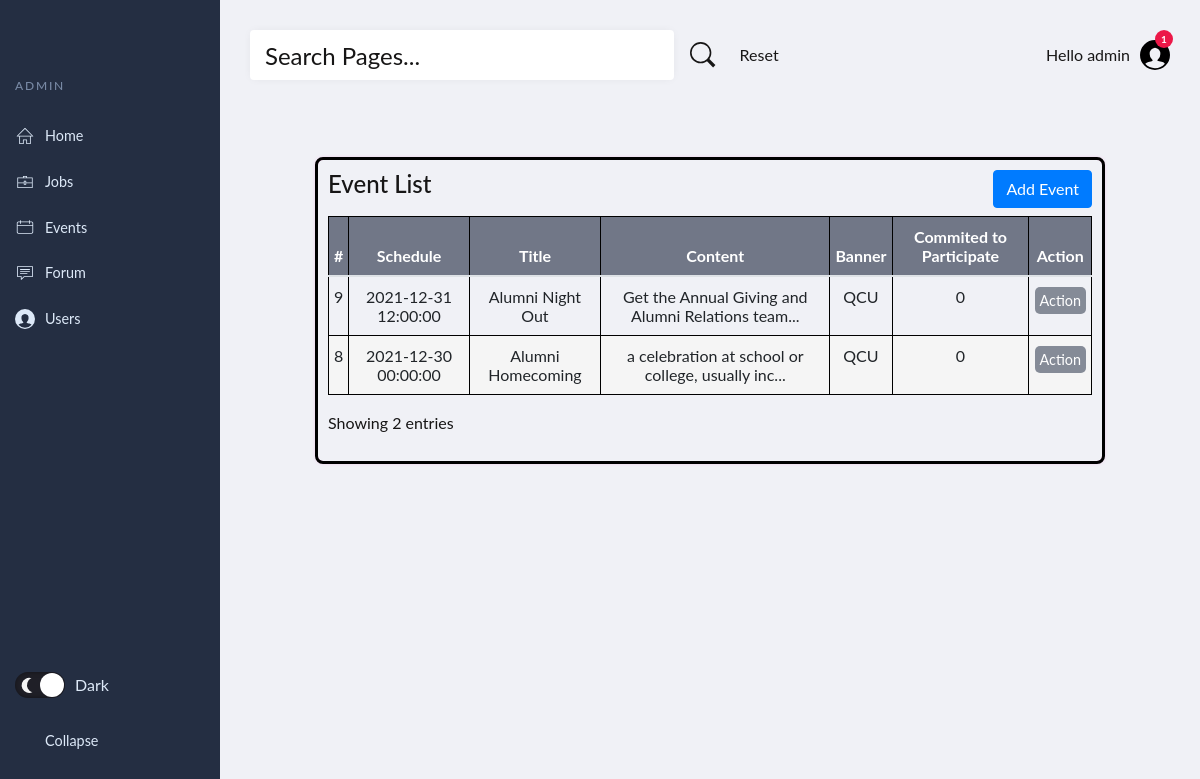
The app's page /admin/event.php with its own data.
### tables this page shows
CREATE TABLE `tbl_events` (
  `id` int(30) NOT NULL,
  `title` varchar(250) NOT NULL,
  `content` text NOT NULL,
  `schedule` datetime NOT NULL,
  `banner` text NOT NULL,
  `date_created` datetime NOT NULL DEFAULT current_timestamp()
);

### admin/event.php (the view, shortened to what this page needs)
<?php
include 'connection.php';
if(isset($_POST['searchquery'])){
  $sql= "SELECT * FROM tbl_events WHERE title LIKE '%".$_POST['searchquery']."%' ";
}else{
  $sql = 'SELECT * FROM tbl_events ORDER BY schedule DESC';
}
$result = mysqli_query($conn, $sql);
$events = mysqli_fetch_all($result, MYSQLI_ASSOC);
?>
<head>
  <?php include 'helpers/libraries.php';?>
  <link rel="stylesheet" href="Login.css">
  <link rel="stylesheet" href="event.css">
</head>
<header class="page-header">
  <nav>
    <ul class="admin-menu">
      <li class="menu-heading">
        <h3>Admin</h3>
      </li>
      <li>
        <a href="adminpage.php">
        <svg>
            <use xlink:href="#home"></use>
          </svg>
          <span>Home</span>
        </a>
      </li>
      <li>
        <a href="job.php">
        <svg>
            <use xlink:href="#jobs"></use>
          </svg>
          <span>Jobs</span>
        </a>
      </li>
      <li>
        <a href="event.php">
        <svg>
            <use xlink:href="#events"></use>
          </svg>
          <span>Events</span>
        </a>
      </li>
      <li>
        <a href="forum.php">
        <svg>
            <use xlink:href="#forum"></use>
          </svg>
          <span>Forum</span>
        </a>
      </li>
      <li>
      <a href="Users.php">
      <svg>
        <use xlink:href="#users"></use>
          </svg>
          <span>Users</span>
        </a>
      </li>
      <li>
        <div class="switch">
          <label for="mode">
            <span></span>
            <span>Dark</span>
          </label>
        </div>
        <button class="collapse-btn" aria-expanded="true" aria-label="collapse menu">
          <svg aria-hidden="true">
            <use xlink:href="#collapse"></use>
          </svg>
          <span>Collapse</span>
        </button>
      </li>
    </ul>
  </nav>
</header>
<section class="page-content">
      <section class="search-and-user">
    <div class="search">
      <form class="searchform" method="POST">
      <input type="search" placeholder="Search Pages..." name="searchquery">
      <button type="submit" aria-label="submit form">
        <svg aria-hidden="true">
          <use xlink:href="#search"></use>
        </svg>
      </button>
      <a href="event.php?reset=1">Reset</a>
    </form>
    <div class="admin-profile">
      <span class="greeting">Hello admin</span>
      <div class="notifications">
        <span class="badge">1</span>
        <svg>
          <use xlink:href="#users"></use>
        </svg>
      </div>
    </div>
    </div>
  </section>
<div class="container-alumni">
  <div class="d-flex">
    <h4>Event List</h4>
    <button type="button" class="btn btn-primary ml-auto mb-2" data-toggle="modal" data-target="#exampleModalLong">
      Add Event
    </button>
  </div>
  <table class="table">
    <thead>
      <th>#</th>
    <th>Schedule</th>
      <th>Title</th>
      <th>Content</th>
      <th>Banner</th>
      <th>Commited to Participate</th>
      <th>Action</th>
    </thead>
    <tbody>
    <?php
foreach ($events as $event)
{
    $sql2 = 'SELECT * FROM tbl_event_commits WHERE event_id='.$event['id'];
    $result2 = mysqli_query($conn, $sql2);
    $participating_count = mysqli_num_rows($result2);
    echo "
        <tr>
        <td>
       " . $event['id'] . "
        </td>
        <td>
       " . $event['schedule'] . "
        </td>
        <td>
       " . mb_strimwidth($event['title'], 0, 50, "...") . "
        </td>
        <td>
       " . mb_strimwidth($event['content'], 0, 50, "...") . "
        </td>
        <td>
       " . mb_strimwidth($event['banner'], 0, 50, "...") . "
        </td>
        <td>
       " . $participating_count . "
        </td>
        <td>
  <div class='dropdown'>
  <button class='dropbtn'>Action</button>
<button type='button' class='btn btn-link' data-toggle='modal' data-target='#edit".$event['id']."Modal'>
</button>
  <a href='delete_event.php?id=".$event['id']."'>Delete</a>
<div class='modal fade' id='edit".$event['id']."Modal' tabindex='-1' role='dialog' aria-labelledby='#edit".$event['id']."ModalLabel' aria-hidden='true'>
        <h5 class='modal-title' id='edit".$event['id']."ModalLabel'>Edit Event</h5>
        <input type='hidden' name='id' value='".$event['id']."'>
                  <input type='text' class='form-control' id='title' placeholder='Enter Title' name='title' value='".$event['title']."' required>
                    <textarea class='form-control' id='content' rows='3' placeholder='Enter Content' name='content' required>".$event['content']."</textarea>
                  <input type='text' class='form-control' id='banner' placeholder='Enter Banner' name='banner' value='".$event['banner']."' required>
                    <input type='datetime-local' id='schedule' name='schedule' value='".date("Y-m-d\TH:i:s", strtotime($event['schedule']))."' required>
</div>
        </td>
        </tr>";
}
?>
    </tbody>
  </table>
  <p> Showing  <?php echo mysqli_num_rows($result); ?> entries </p>
</div>
  </body>

### admin/Login.css (style rules this page uses)
* { padding: 0; margin: 0; box-sizing: border-box; }
ul { list-style: none; }
a, button { color: inherit; }
a { text-decoration: none; }
button { background: none; cursor: pointer; }
input { -webkit-appearance: none; }
label { cursor: pointer; }
button, input { border: none; }
svg { display: block; }
.page-header { position: fixed; top: 0; left: 0; right: 0; bottom: 0; overflow: auto; padding-top: 20px; width: var(--page-header-width); color: var(--page-header-txtColor); background: var(--page-header-bgColor); }
.page-header nav { display: flex; flex-direction: column; min-height: 100%; }
.page-header .admin-menu { display: flex; flex-direction: column; flex-grow: 1; margin-top: 35px; }
.page-header .admin-menu li:nth-last-child(2) { margin-bottom: 35px; }
.page-header .admin-menu li:last-child { margin-top: auto; margin-bottom: 20px; }
.page-header .admin-menu li > * { width: 100%; padding: 12px 15px; }
.page-header .admin-menu .menu-heading h3 { text-transform: uppercase; letter-spacing: 0.15em; font-size: 12px; margin-top: 12px; color: var(--page-header-headingColor); }
.page-header .admin-menu svg { width: 20px; height: 20px; fill: var(--page-header-txtColor); margin-right: 10px; }
.page-header .admin-menu a, .page-header .admin-menu button { display: flex; align-items: center; font-size: 0.9rem; }
.page-content { position: relative; left: var(--page-header-width); width: calc(100% - var(--page-header-width)); min-height: 100vh; padding: 30px; color: var(--page-content-txtColor); background: var(--page-content-bgColor); }
.search-and-user { display: flex; flex-direction: column; background: var(--page-content-bgColor); margin-bottom: 30px; }
.search-and-user form { position: relative; }
.search-and-user [type="search"] { width: 60%; height: 50px; font-size: 1.5rem; padding-left: 15px; background: var(--page-content-blockColor); color: black; border-radius: var(--border-radius); box-shadow: var(--box-shadow); }
.search-and-user ::placeholder { color: var(--page-content-txtColor); }
.search-and-user form svg { width: 26px; height: 26px; fill: var(--page-content-txtColor); }
.search-and-user .admin-profile { display: flex; align-items: center; margin-left: auto; }
.search-and-user .admin-profile .greeting { margin: 0 10px 0 20px; }
.search-and-user .admin-profile svg { width: 30px; height: 30px; }
.search-and-user .admin-profile .notifications { position: relative; }
.search-and-user .admin-profile .badge { display: flex; align-items: center; justify-content: center; position: absolute; top: -10px; right: -3px; width: 18px; height: 18px; border-radius: 50%; font-size: 10px; color: var(--white); background: var(--red); }
.switch label { display: grid; grid-template-columns: auto auto; grid-column-gap: 10px; align-items: center; justify-content: flex-start; }
.switch span:first-child { position: relative; width: 50px; height: 26px; border-radius: 15px; box-shadow: inset 0 0 5px rgba(0, 0, 0, 0.4); background: var(--switch-bgLightModeColor); transition: all 0.3s; }
.switch span:first-child::before, .switch span:first-child::after { content: ""; position: absolute; border-radius: 50%; }
.switch span:first-child::before { top: 1px; left: 1px; width: 24px; height: 24px; background: var(--white); z-index: 1; transition: transform 0.3s; }
.switch span:first-child::after { top: 50%; right: 8px; width: 10px; height: 10px; transform: translateY(-50%); background: var(--switch-sunColor); box-shadow: 0 0 4px 2px #ffdb1a; }
.switch [type="checkbox"]:checked + label span:first-child { background: var(--switch-bgDarkModeColor); }
.switch [type="checkbox"]:checked + label span:first-child::before { transform: translateX(24px); }
.switch [type="checkbox"]:checked + label span:first-child::after { left: 12px; width: 15px; height: 15px; background: transparent; box-shadow: -2px -5px 0 var(--switch-moonColor); transform: translateY(-50%) rotate(-72deg); }
.search { display: flex; flex-direction: row; flex-grow: 1; }
.searchform { display: flex; flex-direction: row; flex-grow: .8; align-items: center; }
.search a { margin: 0 .5rem; }
.search button svg { margin: 0 1rem; }

### records on screen
tbl_events: id "9", schedule "2021-12-31 12:00:00", title "Alumni Night Out", content "Get the Annual Giving and Alumni Relations team...", banner "QCU", participating_count "0"
tbl_events: id "8", schedule "2021-12-30 00:00:00", title "Alumni Homecoming", content "a celebration at school or college, usually inc...", banner "QCU", participating_count "0"

### other values on screen
mysqli_num_rows($result) "2"
